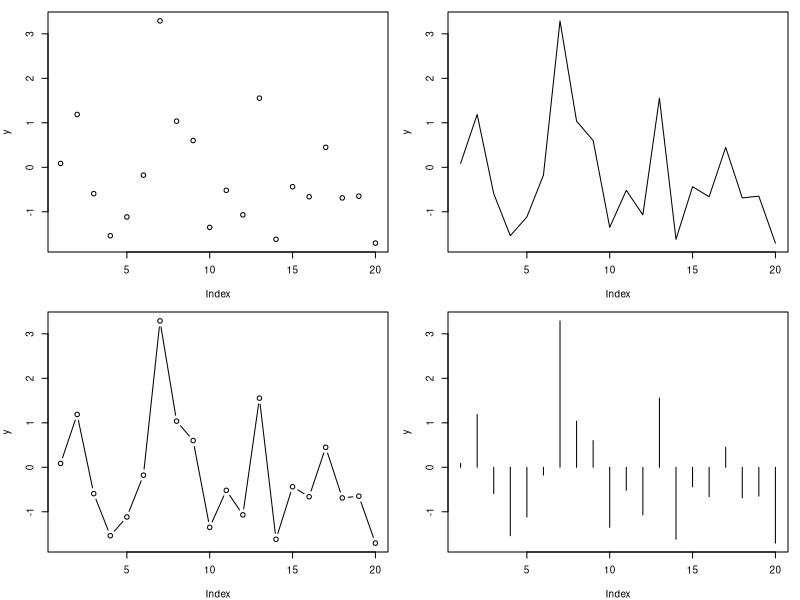

This figure's R source:
png("Figure1_Base_R_Plots.png", width = 900, height = 700)
#Examples of 4 graphs
par(mfrow=c(2, 2), cex=0.6, mar=c(4, 4, 1, 1))
y <- rnorm(20)
plot(y, type="p")
plot(y, type="l")
plot(y, type="b")
plot(y, type="h")
